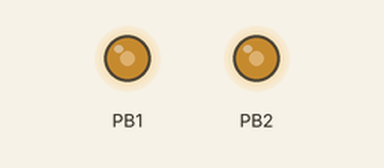
Bench run of a program on a simulated ATmega328P, built with avr-gcc and emulated at 16 MHz. Parts: output pins drawn as LEDs (lit = HIGH). At 0.0 s the program stops and its outputs stay as they are.

Above: at 0.1 s.
Timing chart, 0 to 1.5 s (numbered marks = the images above):
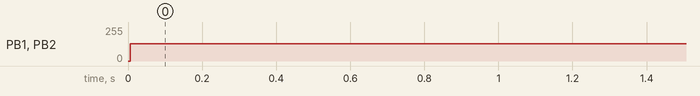

Measured:
- by itself, PB1, PB2: 0/255 → 128/255 at 0.01 s

The program:

main.c
```c
/*************************************************************
 * Universidad del Valle de Guatemala
 * IE2023 Programacion de Microcontroladores
 * PreLab5.c
 * Autor: Larsson Gonzalez
 * Proyecto:
 * Hardware: ATMega328p
 * Creado: 12/4/2024 08:17:01
 *************************************************************/
#define  F_CPU 16000000UL
#include <avr/io.h>
#include <util/delay.h>
#include <avr/interrupt.h>
#include "PWMT1/PWMT1.h"

//************************************************************
// DECLARACION DE FUNCIONES
//************************************************************
void ADC_init(void);

//************************************************************
// DECLARACION DE VARIABLES
//************************************************************
uint8_t adcread;
uint8_t servo1;
//************************************************************
// SETUP
//************************************************************
int main(void){

	cli();
	PWMT1FastInitA(invertido, 40);
	PWMT1FastInitB(noinvertido, 40);
	ADC_init();

	updateDutyCycleA(50);
	updateDutyCycleB(50);

	sei();

    //********************************************************
	// LOOP
	//********************************************************
    while (1) {
		/*servo1 = (20*0xFF)/adcread;

		updateDutyCycleA(servo1);*/

		updateDutyCycleA(50);
		updateDutyCycleB(50);
    }
}

//************************************************************
// ISR
//************************************************************
ISR(ADC_vect){
	adcread = ADCH;
	ADCSRA |= (1<<ADIF);
}

//************************************************************
// FUNCIONES
//************************************************************

void ADC_init(){
	// Seleccion de Canal ADC (A)
	ADMUX = 0x07;

	// Utilizando AVCC = 5V internos
	ADMUX |= (1<<REFS0);
	ADMUX &= ~(1<<REFS1);

	// Justificacion a la Izquierda
	ADMUX |= (1<<ADLAR);

	ADCSRA = 0;

	// Habilitando el ADC
	ADCSRA |= (1<<ADEN);

	//Habilitamos las interrupciones
	ADCSRA |= (1<<ADIE);

	// Habilitamos el Prescaler de 128
	ADCSRA |= (1<<ADPS2)|(1<<ADPS1)|(1<<ADPS0);

	DIDR0 |= (1<<ADC0D);
}
```

PWMT1.c
```c
/*
 * PWMT1.c
 *
 * Created: 12/4/2024 09:04:57
 *  Author: polst
 */

#define F_CPU 16000000UL
#include "PWMT1.h"
#include <util/delay.h>
int _freq = 0;


void PWMT1FastInitA(uint8_t inverted, uint8_t freq){
	//Pin Configuration OC1A
	DDRB |= (1<<DDB1);

	// Configurar el modo de salida PWM
	if (inverted){
		//Configuracion de modo Invertido
		TCCR1A |= (1<<COM1A1)|(1<<COM1A0); // PWM invertido
	}
	else{
		//Configuracion de modo No Invertido
		TCCR1A |=  (1<<COM1A1);		// PWM no invertido
		TCCR1A &= ~(1<<COM1A0);
	}


	//Configuracion de Modo Fast PWM, TOP =	ICR1
	TCCR1A |=  (1<<WGM11);
	TCCR1B |=  (1<<WGM13)|(1<<WGM12);


	//Configuracion de Prescaler 1024
	TCCR1B &= ~(1<<CS11)|(1<<CS10);
	TCCR1B |=  (1<<CS12);


	_freq = freq;
	ICR1 = (F_CPU/1024/_freq);

}

void PWMT1FastInitB(uint8_t inverted, uint8_t freq){
	//Pin Configuration OC1B
	DDRB |= (1<<DDB2);

	if (inverted){
		//Configuracion de modo Invertido
		TCCR1A |= (1<<COM1B1)|(1<<COM1B0);	// PWM invertido

	}
	else{
		//Configuracion de modo No Invertido
		TCCR1A |=  (1<<COM1B1); // PWM no invertido
		TCCR1A &= ~(1<<COM1B0);
	}


	//Configuracion de Modo Fast PWM, TOP = ICR1
	TCCR1A |=  (1<<WGM13);
	TCCR1A |=  (1<<WGM12);
	TCCR1A |=  (1<<WGM11);

	//Configuracion de Prescaler 1024
	TCCR1B &= ~((1<<CS11)|(1<<CS10));
	TCCR1B |=  (1<<CS12);


	_freq = freq;
	ICR1 = (F_CPU/1024/_freq)-1;
}

void updateDutyCycleA(int duty){
	OCR1A = (((F_CPU/1024/ _freq) - 1)* duty)/100;
}

void updateDutyCycleB(int duty){
	OCR1B = (((F_CPU/1024/ _freq) - 1)* duty)/100;

}
```

PWMT1.h
```c
/*
 * PWMT1.h
 *
 * Created: 12/4/2024 08:46:40
 *  Author: polst
 */


#ifndef PWMT1_H_
#define PWMT1_H_

#include <stdint.h>
#include <avr/io.h>
#define invertido 1
#define noinvertido 0
/*Funcion de Configuracion de PWMT1 en modo FAST Canal A*/
void PWMT1FastInitA(uint8_t inverted, uint8_t freq);

/*Funcion de Configuracion de PWMT1 en modo FAST Canal B*/
void PWMT1FastInitB(uint8_t inverted, uint8_t freq);

/*Establezco valor de frecuencia y ciclo de trabajo*/
void updateDutyCycleA (int duty);

/*Establezco valor de frecuencia y ciclo de trabajo*/
void updateDutyCycleB(int duty);

#endif /* PWMT1_H_ */
```
